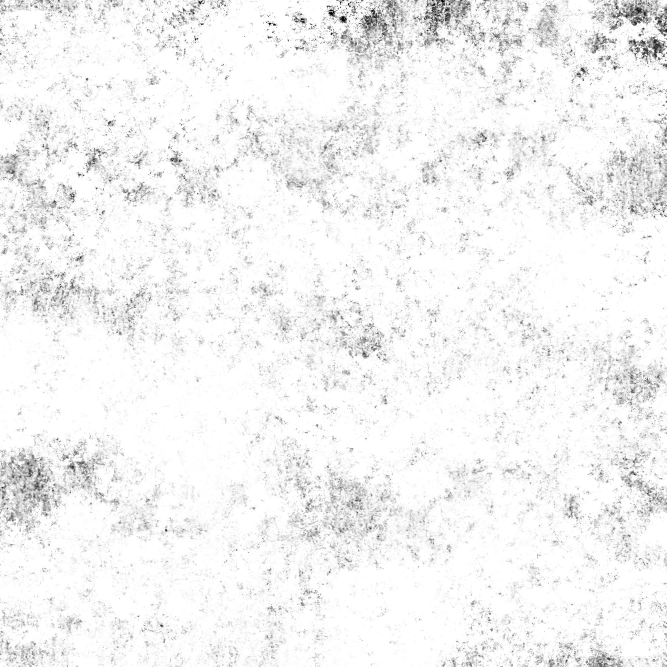
#> input picture images/smu.jpg, 2000 x 2000 px (shown at 1/3 size)
$ python main.py
#> lines starting #> are read from the running program, lines starting #| are printed output that depends on the picture
### plate_generator.py
import random

def gen_numbers():
    gen_nums = []
    csnums = []

    while len(gen_nums) < 4:
        gen_nums.append(random.randint(0, 9))

    for index, num in enumerate(gen_nums):
        csnums.append(num * (5 - index))

    return gen_nums, csnums

def car_plate():
    a1 = "S"
    a2 = ["F", "G", "H", "J", "K", "L"]
    a3 = ["A", "B", "C", "D", "E", "F", "G", "H", "J", "K", "L", "M",
          "N", "P", "Q", "R", "S", "T", "U", "V", "W", "X", "Y", "Z", ]
    gen_a1 = random.choice(a1)
    gen_a2 = random.choice(a2)
    gen_a3 = random.choice(a3)
    prefix = gen_a1 + gen_a2 + gen_a3

    gen_nums, csnums = gen_numbers()
    csalp2 = (ord(gen_a2.lower()) - 96) * 9
    csalp3 = (ord(gen_a3.lower()) - 96) * 4
    compute = csalp2 + csalp3 + sum(csnums)
    number = ''.join(str(num) for num in gen_nums)

    # TODO: Handle Value Error
    suffix = get_suffix(compute)
    compete = prefix + number + suffix

    return compete


# [23 lines left out: function goods_plate, not called in this run]

def get_suffix(num):
    compute_dict = {
        0  : 'A',
        1  : 'Z',
        2  : 'Y',
        3  : 'X',
        4  : 'U',
        5  : 'T',
        6  : 'S',
        7  : 'R',
        8  : 'P',
        9  : 'M',
        10 : 'L',
        11 : 'K',
        12 : 'J',
        13 : 'H',
        14 : 'G',
        15 : 'E',
        16 : 'D',
        17 : 'C',
        18 : 'B'
    }

    if num % 19 in compute_dict:
        return compute_dict[num % 19]
    else:
        raise ValueError

# [16 lines left out: function generate, not called in this run]

def generate_random_plate():
    if random.randint(0, 1) == 0:
        return car_plate()
    else:
        return goods_plate()

# [6 lines that do not run on import are left out]

### aug.py
from PIL import ImageFont
from PIL import Image
from PIL import ImageDraw
import cv2
import numpy as np
from math import *
from shapely.geometry import Point
from shapely.geometry.polygon import Polygon

# [14 lines left out: functions AddNoiseSingleChannel, addNoise, not called in this run]

def r(val):
    return int(np.random.random() * val)

def AddGauss(img, level):
    return cv2.blur(img, (level * 2 + 1, level * 2 + 1))

# [13 lines left out: function AddSmudginess, not called in this run]

def find_new_points(points, matrix):
    for index, p in enumerate(points):
        px = (matrix[0][0] * p[0] + matrix[0][1] * p[1] + matrix[0][2]) / ((matrix[2][0] * p[0] + matrix[2][1] * p[1] + matrix[2][2]))
        py = (matrix[1][0] * p[0] + matrix[1][1] * p[1] + matrix[1][2]) / ((matrix[2][0] * p[0] + matrix[2][1] * p[1] + matrix[2][2]))
        points[index] = (int(px), int(py))  # after transformation
    return points

def rot(img,angel,shape,max_angel, points):
    """ 使图像轻微的畸变

        img 输入图像
        factor 畸变的参数
        size 为图片的目标尺寸

    """
    size_o = [shape[1],shape[0]]

    size = (shape[1]+ int(shape[0]*cos((float(max_angel )/180) * 3.14)),shape[0])


    interval = abs( int( sin((float(angel) /180) * 3.14)* shape[0]))

    pts1 = np.float32([[0,0]         ,[0,size_o[1]],[size_o[0],0],[size_o[0],size_o[1]]])
    if(angel>0):

        pts2 = np.float32([[interval,0],[0,size[1]  ],[size[0],0  ],[size[0]-interval,size_o[1]]])
    else:
        pts2 = np.float32([[0,0],[interval,size[1]  ],[size[0]-interval,0  ],[size[0],size_o[1]]])

    M  = cv2.getPerspectiveTransform(pts1,pts2)
    points = find_new_points(points, M)
    dst = cv2.warpPerspective(img,M,size)

    return dst, points

def rotRandrom(img, factor, size, points):
    shape = size
    pts1 = np.float32([[0, 0], [0, shape[0]], [shape[1], 0], [shape[1], shape[0]]])
    pts2 = np.float32([[r(factor), r(factor)], [ r(factor), shape[0] - r(factor)], [shape[1] - r(factor),  r(factor)],
                       [shape[1] - r(factor), shape[0] - r(factor)]])
    M = cv2.getPerspectiveTransform(pts1, pts2)
    points = find_new_points(points, M)
    dst = cv2.warpPerspective(img, M, size)
    return dst, points


# [9 lines left out: function tfactor, not called in this run]

def random_envirment(img,data_set, points):
    index=r(len(data_set))
    env = cv2.imread(data_set[index])

    env = cv2.resize(env,(img.shape[1],img.shape[0]))
    polygon = Polygon((points[0], points[2], points[3], points[1]))
    for y in range(env.shape[0]): #70
        for x in range(env.shape[1]): #226
            point = Point(x, y)
            if polygon.contains(point):
                env[y,x] = img[y,x]
    # env = cv2.blur(env, (5, 5))
    return env
    # [14 lines of commented-out code are left out]

### main.py
#coding=utf-8
#coding=utf-8
from PIL import ImageFont
from PIL import Image
from PIL import ImageDraw
import random
import cv2
import numpy as np
import os
from math import *
from plate_generator import generate_random_plate
from aug import AddSmudginess, rot, rotRandrom, tfactor, random_envirment, AddGauss, r, AddNoiseSingleChannel, addNoise
from shapely.geometry import Point
from shapely.geometry.polygon import Polygon
import argparse

WORD_WIDTH = 24
SPACE_MULTI = 0 # spacing for multi-line car plates
SPACE = 1 # spacing for single-line car plates

def GenCh1(f,val):
    img=Image.new("RGB", (WORD_WIDTH,70),(255,255,255))
    draw = ImageDraw.Draw(img)

    if val == "1":
        draw.text((7, 20), val.encode('utf-8').decode(encoding="utf-8"), (0, 0, 0), font=f)
    else:
        draw.text((-3, 20),val.encode('utf-8').decode(encoding="utf-8"),(0,0,0),font=f)
    A = np.array(img)
    return A

def MultiGenCh1(f,val):
    img = Image.new("RGB", (WORD_WIDTH, 30), (255, 255, 255))
    draw = ImageDraw.Draw(img)

    if val == "1":
        draw.text((7, 2), val.encode('utf-8').decode(encoding="utf-8"), (0, 0, 0), font=f)
    else:
        draw.text((0, 1),val.encode('utf-8').decode(encoding="utf-8"),(0,0,0),font=f)
    A = np.array(img)
    return A

class GenPlate:
    def __init__(self,font,NoPlates):
#> called with font = './font/UKNumberPlate.ttf', NoPlates = './NoPlates'
        self.fontMulti =  ImageFont.truetype(font,38,0)
        self.fontSingle =  ImageFont.truetype(font,45,0) # Single line uses larger font size
        self.smu = cv2.imread("./images/smu.jpg")
#> self.smu is the input picture: shape (2000, 2000, 3); min 0, max 255, mean 243.3
        self.noplates_path = []
        for parent,parent_folder,filenames in os.walk(NoPlates):
            for filename in filenames:
                path = parent+"/"+filename
                self.noplates_path.append(path)


    def draw(self,val):
        self.img = np.array(Image.new("RGB", (226, 70), (255, 255, 255)))
        if val[2].isdigit(): # 2 alphabets
            offset = 20
            length = 7
        else:
            offset = 20
            length = 8

        for i in range(length):
            self.img[0:70, offset+i*(WORD_WIDTH+SPACE): offset + (i+1)*WORD_WIDTH + i*SPACE] = GenCh1(self.fontSingle, val[i])
        return self.img

    def draw_multi(self,val):
        self.img = np.array(Image.new("RGB", (226, 70), (255, 255, 255)))
        if val[2].isdigit(): # 2 alphabets in front
            offset = 85
            self.img[5:35,offset:offset+WORD_WIDTH] = MultiGenCh1(self.fontMulti,val[0])
            self.img[5:35,offset+WORD_WIDTH+SPACE_MULTI:offset+2*WORD_WIDTH+SPACE_MULTI]= MultiGenCh1(self.fontMulti,val[1])
            word_offset = 2
            length = 7
        else:
            offset= 77
            self.img[5:35,offset:offset+WORD_WIDTH]= MultiGenCh1(self.fontMulti,val[0])
            self.img[5:35,offset+WORD_WIDTH+SPACE_MULTI:offset+2*WORD_WIDTH+SPACE_MULTI]= MultiGenCh1(self.fontMulti,val[1])
            self.img[5:35,offset+2*(WORD_WIDTH+SPACE_MULTI):offset+3*WORD_WIDTH+2*SPACE_MULTI]= MultiGenCh1(self.fontMulti,val[2])
            word_offset = 3
            length = 8

        offset = 5
        for i in range(length-word_offset):
            base = offset+WORD_WIDTH+WORD_WIDTH + i*WORD_WIDTH + (i+1)*SPACE_MULTI - 8
            self.img[35:65, base  : base+WORD_WIDTH]= MultiGenCh1(self.fontMulti,val[i+word_offset])
        return self.img

    def generate(self,text, lines):
        if lines == 'single':
            fg = self.draw(text.encode('utf-8').decode(encoding="utf-8"))
            self.bg = cv2.resize(cv2.imread("./images/bw_template.bmp"), (226, 70))
        else:
            fg = self.draw_multi(text.encode('utf-8').decode(encoding="utf-8"))
            self.bg = cv2.resize(cv2.imread("./images/bw_template_multi.bmp"), (226, 70))
        fg = cv2.bitwise_not(fg)
        com = cv2.bitwise_or(fg,self.bg)

        tl = (4, 4)
        tr = (222,4)
        bl = (4, 68)
        br = (222, 68)
        points = [tl, tr, bl, br]

        com, points = rot(com,r(60)-30,com.shape,30, points)
        com, points = rotRandrom(com,random.randint(2,4),(com.shape[1],com.shape[0]), points)
        com = random_envirment(com, self.noplates_path, points)
        com = AddGauss(com, random.randint(1,3))
        return com

    def genBatch(self, batchSize, outputPath, size):
        if (not os.path.exists(outputPath)):
            os.mkdir(outputPath)
        for i in range(batchSize):
            plateStr = generate_random_plate() # generates a plate string
            if random.randint(0,1) == 0:
                img =  G.generate(plateStr, 'single') # single line
#> the loop in draw, `for i in range(length):` made 8 passes
#> pass 1, in GenCh1, `A = np.array(img)`:
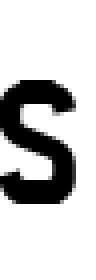
#> A: shape (70, 24, 3) (shown 4 times larger); min 0, max 255, mean 201.9
#> after the loop in draw, `for i in range(length):`:
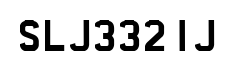
#> self.img: shape (70, 226, 3); min 0, max 255, mean 219.2
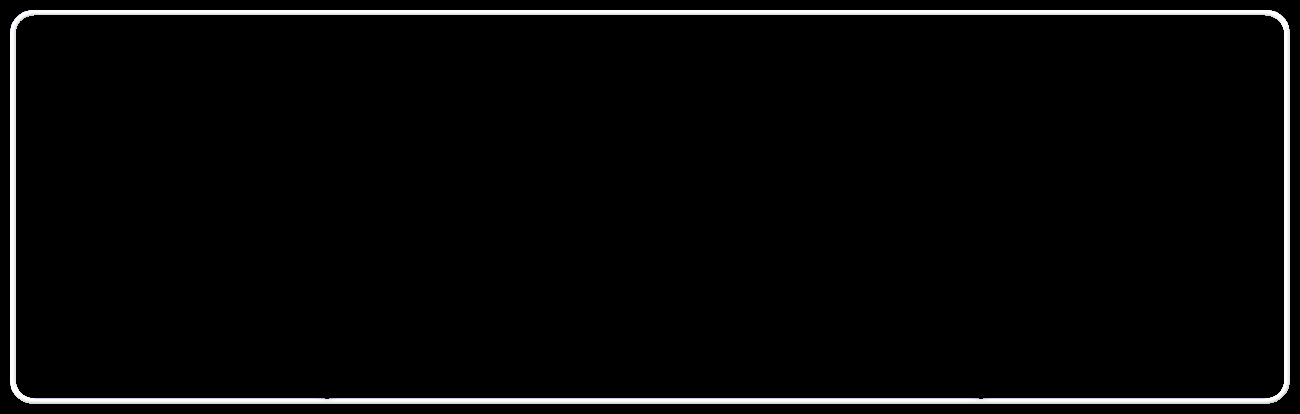
#> input picture images/bw_template.bmp, 1300 x 414 px
#> in generate, `self.bg = cv2.resize(cv2.imread("./images/bw_template.bmp"), (226, 70))`:
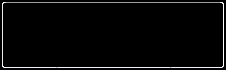
#> self.bg: shape (70, 226, 3); mean B, G, R 7.7, 7.6, 7.6
#> in generate, `com = cv2.bitwise_or(fg,self.bg)`:
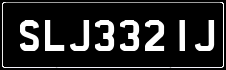
#> com: shape (70, 226, 3); mean of channels 0, 1, 2 43.5, 43.4, 43.4; drawn as B, G, R
#> in rot, `dst = cv2.warpPerspective(img,M,size)`:
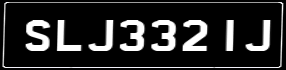
#> dst: shape (70, 286, 3); mean of channels 0, 1, 2 43.2, 43.1, 43.1; drawn as B, G, R
#> in generate, `com, points = rot(com,r(60)-30,com.shape,30, points)`: points = [(6, 4), (280, 4), (5, 68), (279, 68)]
#> the loop in find_new_points (call 2), `for index, p in enumerate(points):` made 4 passes
#> (p, px, py) on passes 1 to 4: ((6, 4), 7.67, 5.93), ((280, 4), 263.1, 2), ((5, 68), 6.71, 69.99), ((279, 68), 261.3, 65.17)
#> in rotRandrom, `points = find_new_points(points, M)`: points = [(7, 5), (263, 2), (6, 69), (261, 65)]
#> in rotRandrom, `dst = cv2.warpPerspective(img, M, size)`:
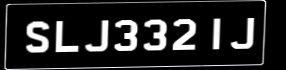
#> dst: shape (70, 286, 3); mean of channels 0, 1, 2 39.9, 39.8, 39.8; drawn as B, G, R
            else:
                img = G.generate(plateStr, 'multi')
            img = cv2.resize(img,size)
            filename = os.path.join(outputPath, str(i).zfill(4) + '.' + plateStr + ".jpg")
            # img = cv2.cvtColor(img, cv2.COLOR_BGR2GRAY)
            cv2.imwrite(filename, img)

if __name__ == '__main__':

    parser = argparse.ArgumentParser()
    parser.add_argument("--num_plates", default=10, help="Number of plates generated")
    parser.add_argument("--dir", default='plates', help="Output directory of plates")
    args = parser.parse_args()

    if not os.path.exists(args.dir):
        os.mkdir(args.dir)

    random.seed(42)
    G = GenPlate("./font/UKNumberPlate.ttf","./NoPlates")
#> (the run stopped early here; a loop or call above may not have finished)
